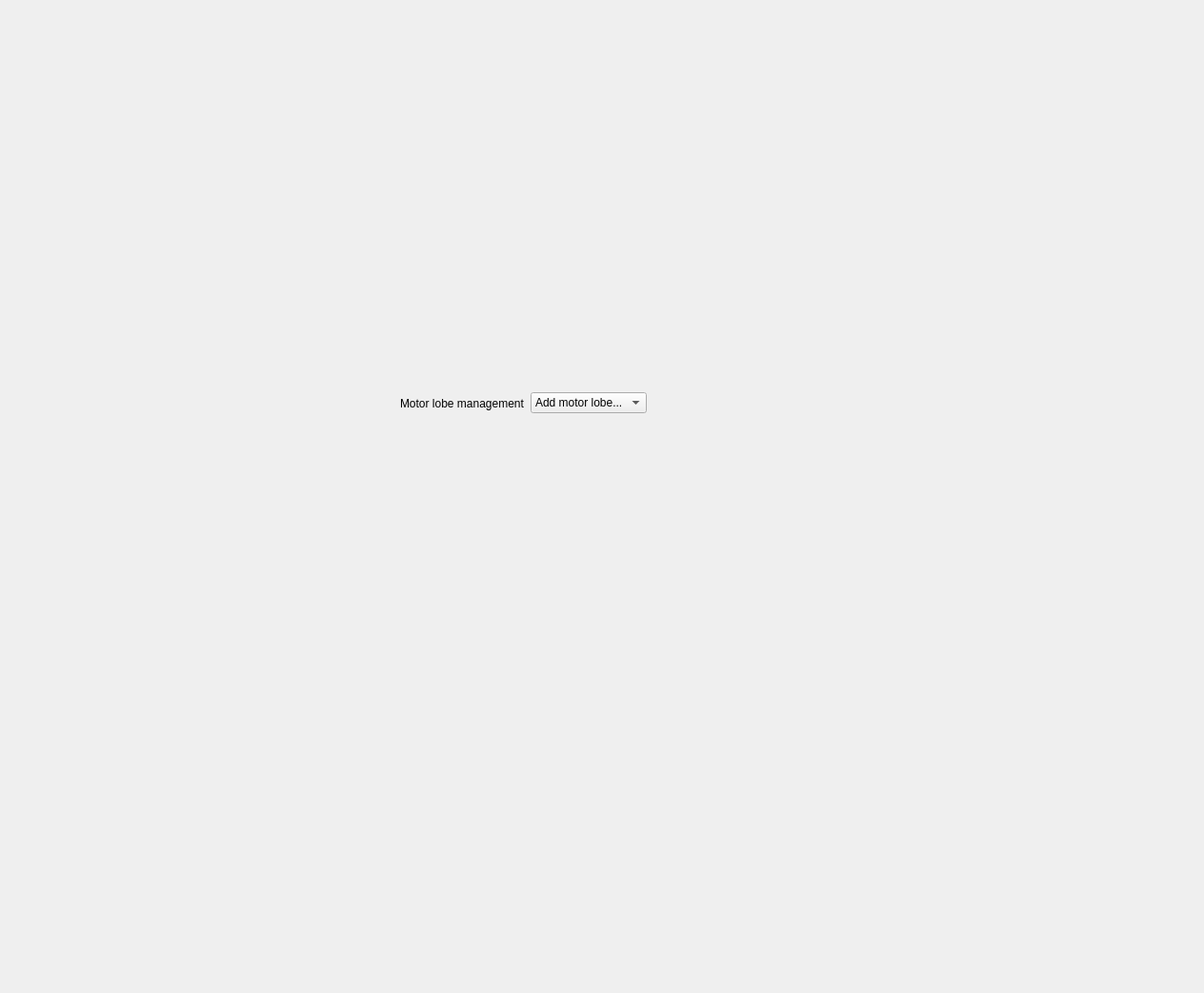
<?xml version="1.0" encoding="UTF-8"?>
<ui version="4.0">
 <class>LobeSelector</class>
 <widget class="QWidget" name="LobeSelector">
  <property name="geometry">
   <rect>
    <x>0</x>
    <y>0</y>
    <width>1264</width>
    <height>1043</height>
   </rect>
  </property>
  <property name="windowTitle">
   <string>Form</string>
  </property>
  <widget class="QWidget" name="layoutWidget">
   <property name="geometry">
    <rect>
     <x>420</x>
     <y>410</y>
     <width>341</width>
     <height>27</height>
    </rect>
   </property>
   <layout class="QHBoxLayout" name="horizontalLayout_2">
    <item>
     <widget class="QLabel" name="label_7">
      <property name="sizePolicy">
       <sizepolicy hsizetype="Minimum" vsizetype="Minimum">
        <horstretch>0</horstretch>
        <verstretch>0</verstretch>
       </sizepolicy>
      </property>
      <property name="text">
       <string>Motor lobe management</string>
      </property>
     </widget>
    </item>
    <item>
     <widget class="QComboBox" name="comboBoxAddMtlobe">
      <item>
       <property name="text">
        <string>Add motor lobe...</string>
       </property>
      </item>
      <item>
       <property name="text">
        <string extracomment="Add support for a robot that moves on wheels like a car">Wheeled Motion</string>
       </property>
       <property name="icon">
        <iconset resource="../../libres/resources/icons.qrc">
         <normaloff>:/icons/wheels.svg</normaloff>:/icons/wheels.svg</iconset>
       </property>
      </item>
      <item>
       <property name="text">
        <string extracomment="Add support for a robot that moves on threads like a escavator">Tracked Motion</string>
       </property>
       <property name="icon">
        <iconset resource="../../libres/resources/icons.qrc">
         <normaloff>:/icons/threads.svg</normaloff>:/icons/threads.svg</iconset>
       </property>
      </item>
      <item>
       <property name="text">
        <string>Legged Motion</string>
       </property>
       <property name="icon">
        <iconset resource="../../libres/resources/icons.qrc">
         <normaloff>:/icons/hexapod.svg</normaloff>:/icons/hexapod.svg</iconset>
       </property>
      </item>
      <item>
       <property name="text">
        <string extracomment="Add support for a robot that moves by multiple rotors like a quad copter">Hovering Motion</string>
       </property>
       <property name="icon">
        <iconset resource="../../libres/resources/icons.qrc">
         <normaloff>:/icons/quadcopter.svg</normaloff>:/icons/quadcopter.svg</iconset>
       </property>
      </item>
     </widget>
    </item>
    <item>
     <spacer name="horizontalSpacer_2">
      <property name="orientation">
       <enum>Qt::Orientation::Horizontal</enum>
      </property>
      <property name="sizeHint" stdset="0">
       <size>
        <width>40</width>
        <height>20</height>
       </size>
      </property>
     </spacer>
    </item>
   </layout>
  </widget>
  <widget class="QWidget" name="widgetMotorLobeManager" native="true">
   <property name="geometry">
    <rect>
     <x>420</x>
     <y>443</y>
     <width>457</width>
     <height>370</height>
    </rect>
   </property>
   <property name="sizePolicy">
    <sizepolicy hsizetype="Expanding" vsizetype="Expanding">
     <horstretch>0</horstretch>
     <verstretch>0</verstretch>
    </sizepolicy>
   </property>
  </widget>
 </widget>
 <resources>
  <include location="../../libres/resources/icons.qrc"/>
 </resources>
 <connections/>
</ui>
